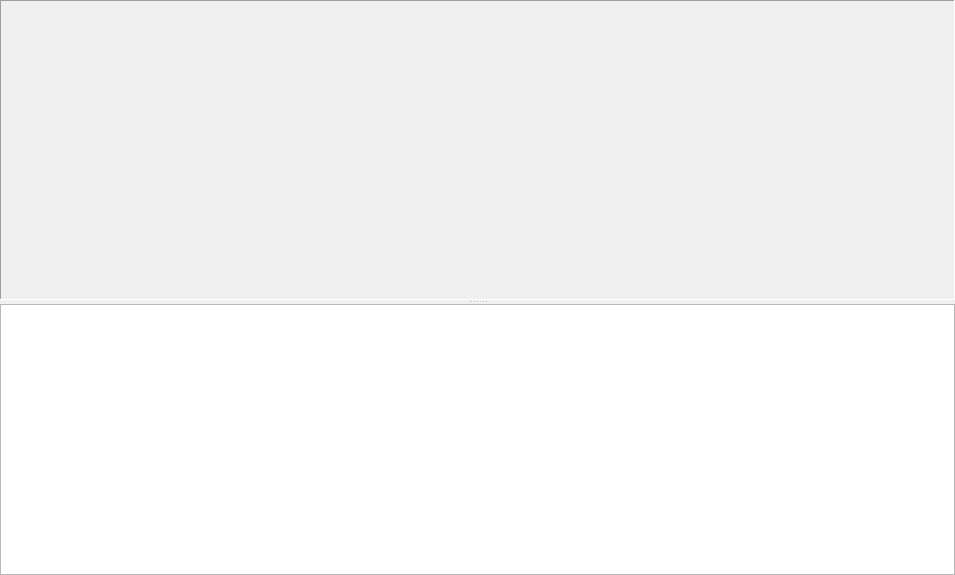
<?xml version="1.0" encoding="UTF-8"?>
<ui version="4.0">
 <class>VariationPulsogramVisualWidget</class>
 <widget class="QWidget" name="VariationPulsogramVisualWidget">
  <property name="geometry">
   <rect>
    <x>0</x>
    <y>0</y>
    <width>955</width>
    <height>575</height>
   </rect>
  </property>
  <property name="windowTitle">
   <string>Form</string>
  </property>
  <layout class="QVBoxLayout" name="verticalLayout">
   <property name="spacing">
    <number>4</number>
   </property>
   <property name="leftMargin">
    <number>0</number>
   </property>
   <property name="topMargin">
    <number>0</number>
   </property>
   <property name="rightMargin">
    <number>0</number>
   </property>
   <property name="bottomMargin">
    <number>0</number>
   </property>
   <item>
    <widget class="QSplitter" name="splitter">
     <property name="orientation">
      <enum>Qt::Vertical</enum>
     </property>
     <widget class="QFrame" name="frVPG">
      <property name="sizePolicy">
       <sizepolicy hsizetype="Preferred" vsizetype="Preferred">
        <horstretch>0</horstretch>
        <verstretch>1</verstretch>
       </sizepolicy>
      </property>
      <property name="minimumSize">
       <size>
        <width>0</width>
        <height>300</height>
       </size>
      </property>
      <property name="frameShape">
       <enum>QFrame::Panel</enum>
      </property>
      <property name="frameShadow">
       <enum>QFrame::Sunken</enum>
      </property>
      <layout class="QVBoxLayout" name="verticalLayout_2">
       <property name="leftMargin">
        <number>1</number>
       </property>
       <property name="topMargin">
        <number>1</number>
       </property>
       <property name="rightMargin">
        <number>1</number>
       </property>
       <property name="bottomMargin">
        <number>1</number>
       </property>
       <item>
        <widget class="DynamicDiagram" name="wgtVPG" native="true"/>
       </item>
      </layout>
     </widget>
     <widget class="QTreeView" name="treeView">
      <property name="sizePolicy">
       <sizepolicy hsizetype="Expanding" vsizetype="Expanding">
        <horstretch>0</horstretch>
        <verstretch>1</verstretch>
       </sizepolicy>
      </property>
      <property name="minimumSize">
       <size>
        <width>0</width>
        <height>100</height>
       </size>
      </property>
     </widget>
    </widget>
   </item>
  </layout>
 </widget>
 <customwidgets>
  <customwidget>
   <class>DynamicDiagram</class>
   <extends>QWidget</extends>
   <header location="global">dynamicdiagram.h</header>
   <container>1</container>
  </customwidget>
 </customwidgets>
 <tabstops>
  <tabstop>treeView</tabstop>
 </tabstops>
 <resources/>
 <connections/>
</ui>
